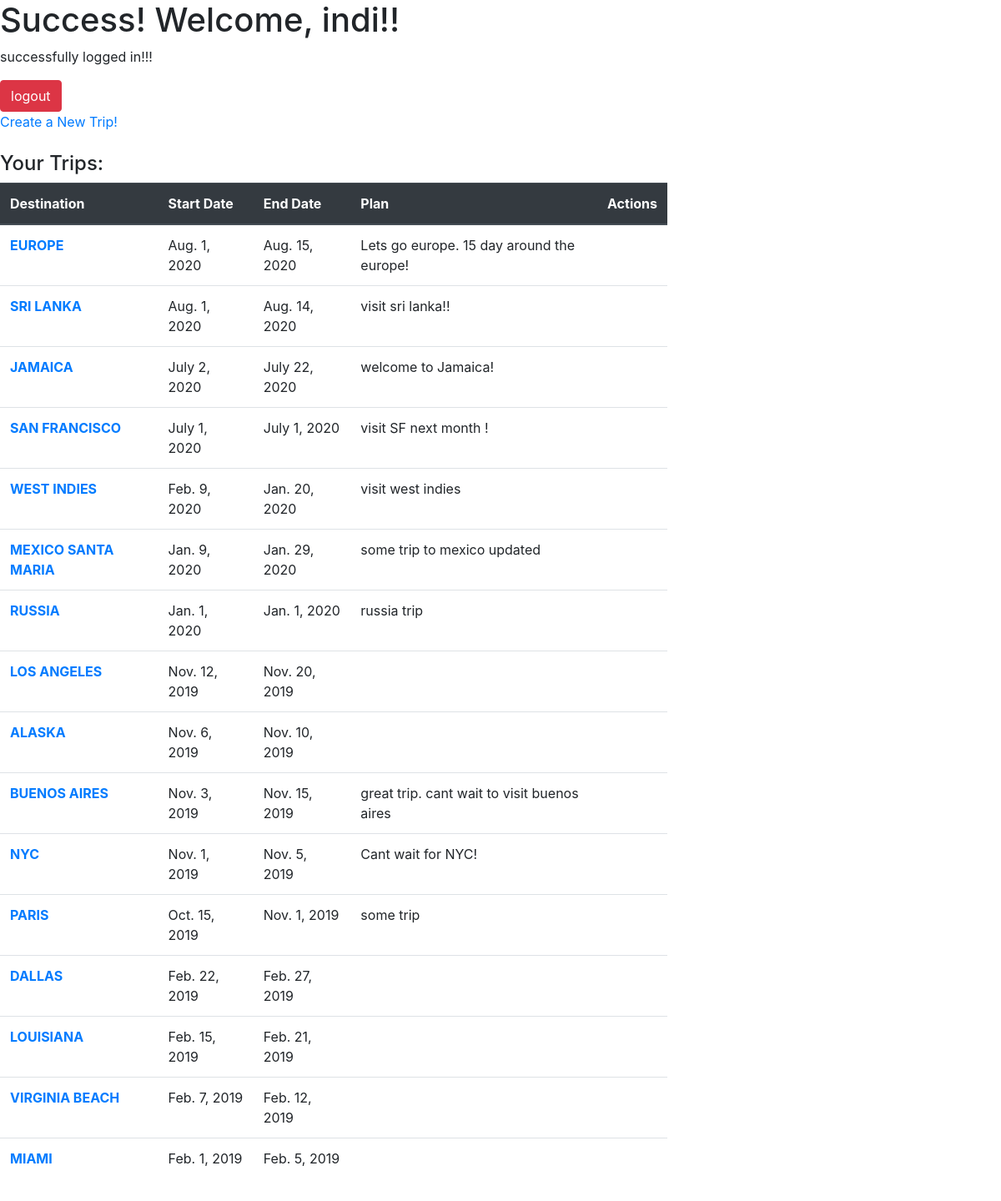
Page /success (signed in) on the committed database.
### main/models.py (models this page shows)
class Trip(models.Model):
    destination = models.CharField(max_length=64)
    start_date = models.DateField()
    end_date = models.DateField()
    plan = models.TextField()
    owner = models.ForeignKey(
        User,
        related_name="trips",
        on_delete=models.CASCADE
    )
    created_at = models.DateTimeField(auto_now_add=True)
    updated_at = models.DateTimeField(auto_now=True)
    objects = TripManager()

### main/views.py (the view)
# urls.py: path('success', views.successView), #
def successView(request):
    if "userId" not in request.session:
        messages.error(request, "you are not logged in!!!")
        return redirect('/')
    else:
        print('entering success page with trips')
        all_Trips = Trip.objects.all().order_by('start_date').reverse()
        context = {
            'all_trips': all_Trips
        }
        return render(request, "success.html", context)

### main/templates/success.html (shortened to what this page needs)
<!doctype html>
<html lang="en">
  <head>
    <link rel="stylesheet" href="https://stackpath.bootstrapcdn.com/bootstrap/4.5.0/css/bootstrap.min.css">
  </head>
  <body>
    <h1>Success! Welcome, {{ request.session.userName }}!!</h1>
    <p> successfully logged in!!!</p>
    <form action="/logout" method="POST">
    <button class="btn btn-danger">logout</button>
    </form>
  <a href="/trip/new">Create a New Trip!</a>
<br><br>
<h4>  Your Trips:</h4>
<table class="table col-8">
  <thead class="thead-dark">
    <tr>
      <th scope="col">Destination</th>
      <th scope="col">Start Date</th>
      <th scope="col">End Date</th>
      <th scope="col">Plan</th>
      <th scope="col">Actions</th>
    </tr>
  </thead>
  <tbody>
    {% for trip in all_trips %}
    <tr>
      <th scope="row">
        <a href="/trip/{{ trip.id }}">{{ trip.destination.upper }}</a>
      <td>{{ trip.start_date }}</td>
      <td>{{ trip.end_date }}</td>
      <td>{{ trip.plan }}</td>
      <td>
      </td>
    </tr>
    {% endfor %}
  </tbody>
</table>
<br>
<br>
  </body>
</html>

### rows in the picture
Trip: destination "EUROPE", start_date "Aug. 1, 2020", end_date "Aug. 15, 2020", plan "Lets go europe. 15 day around the europe!"
Trip: destination "SRI LANKA", start_date "Aug. 1, 2020", end_date "Aug. 14, 2020", plan "visit sri lanka!!"
Trip: destination "JAMAICA", start_date "July 2, 2020", end_date "July 22, 2020", plan "welcome to Jamaica!"
Trip: destination "SAN FRANCISCO", start_date "July 1, 2020", end_date "July 1, 2020", plan "visit SF next month !"
Trip: destination "WEST INDIES", start_date "Feb. 9, 2020", end_date "Jan. 20, 2020", plan "visit west indies"
Trip: destination "MEXICO SANTA MARIA", start_date "Jan. 9, 2020", end_date "Jan. 29, 2020", plan "some trip to mexico updated"
Trip: destination "RUSSIA", start_date "Jan. 1, 2020", end_date "Jan. 1, 2020", plan "russia trip"
Trip: destination "LOS ANGELES", start_date "Nov. 12, 2019", end_date "Nov. 20, 2019"
Trip: destination "ALASKA", start_date "Nov. 6, 2019", end_date "Nov. 10, 2019"
Trip: destination "BUENOS AIRES", start_date "Nov. 3, 2019", end_date "Nov. 15, 2019", plan "great trip. cant wait to visit buenos aires"
Trip: destination "NYC", start_date "Nov. 1, 2019", end_date "Nov. 5, 2019", plan "Cant wait for NYC!"
Trip: destination "PARIS", start_date "Oct. 15, 2019", end_date "Nov. 1, 2019", plan "some trip"
Trip: destination "DALLAS", start_date "Feb. 22, 2019", end_date "Feb. 27, 2019"
Trip: destination "LOUISIANA", start_date "Feb. 15, 2019", end_date "Feb. 21, 2019"
Trip: destination "VIRGINIA BEACH", start_date "Feb. 7, 2019", end_date "Feb. 12, 2019"
Trip: destination "MIAMI", start_date "Feb. 1, 2019", end_date "Feb. 5, 2019"

### other values in the picture
{{ request.session.userName }} "indi"
